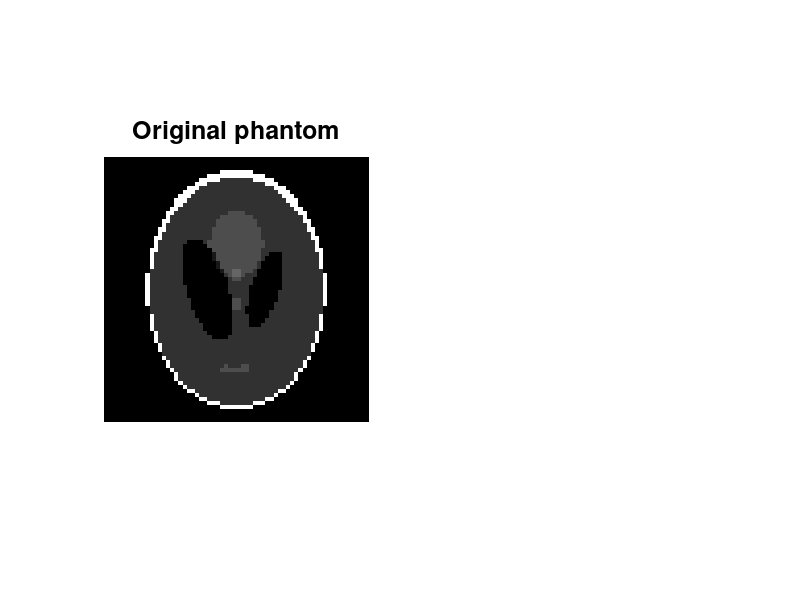

Reproduce this figure in MATLAB. (Note: this script raises an error after producing the figure.)
% This simple demo examines if TVAL3 works normally. Please try more demos
% in the "Demos" directory, which would show users what TVAL3 is capable of.
% 
% I: 64x64 phantom (real, two-dimentional)
% A: random matrix without normality and orthogonality (real)
% f: observation with/without noise (real)
%
% Written by: Chengbo Li
% Advisor: Prof. Yin Zhang and Wotao Yin
% CAAM department, Rice University
% 05/21/2009

clear; close all;
path(path,genpath(pwd));
fullscreen = get(0,'ScreenSize');

% problem size
n = 64;
ratio = .3;
p = n; q = n; % p x q is the size of image
m = round(ratio*n^2);

% sensing matrix
sense = rand(m,p*q)-.5;

% original image
I = phantom(n);
nrmI = norm(I,'fro');
figure('Name','TVAL3','Position',...
    [fullscreen(1) fullscreen(2) fullscreen(3) fullscreen(4)]);
subplot(121); imshow(I,[]);
title('Original phantom','fontsize',18); drawnow;

% observation
y = sense*I(:);
yavg = mean(abs(y));

% add noise
y = y + .00*yavg*randn(m,1);


%% Run TVAL3
clear opts
opts.mu = 2^8;
opts.beta = 2^5;
opts.tol = 1E-3;
opts.maxit = 300;
opts.TVnorm = 1;
opts.nonneg = true;

t = cputime;
[U, out] = TVAL3(sense,y,p,q,opts);
t = cputime - t;


subplot(122); 
imshow(U,[]);
title('Recovered by TVAL3','fontsize',18);
xlabel(sprintf(' %2d%% measurements \n Rel-Err: %4.2f%%, CPU: %4.2fs ',ratio*100,norm(U-I,'fro')/nrmI*100,t),'fontsize',16);